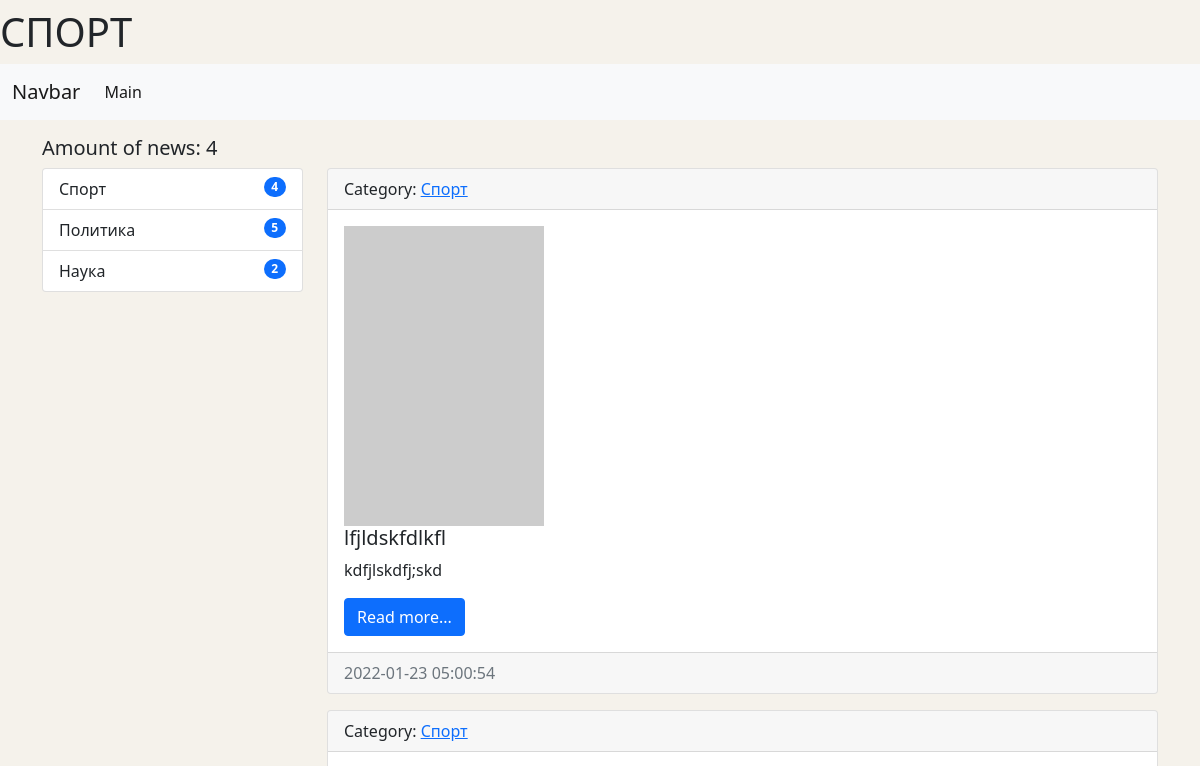
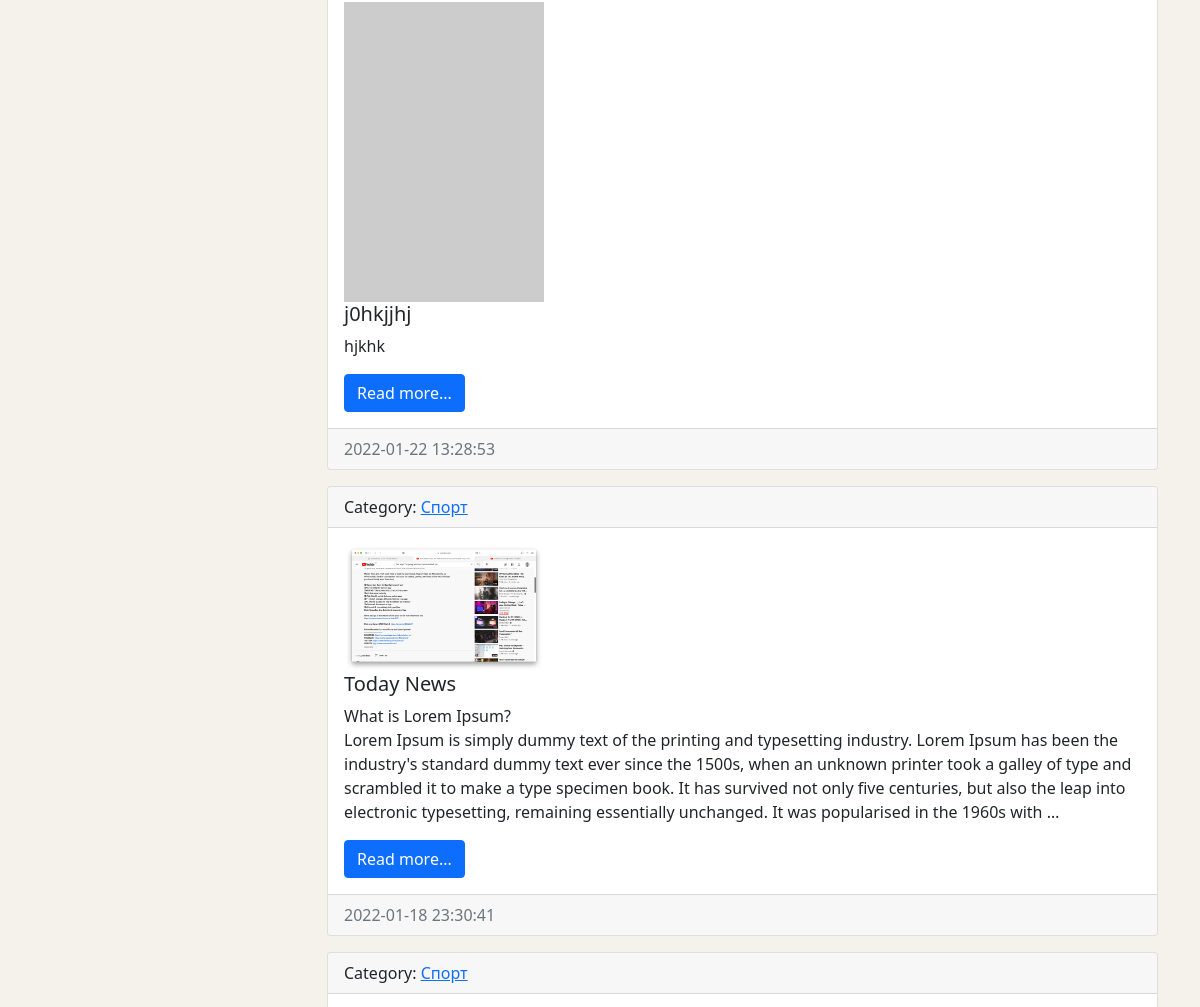
Before: /category/2/ (upper part) with the older database file (2 pictures, top to bottom).
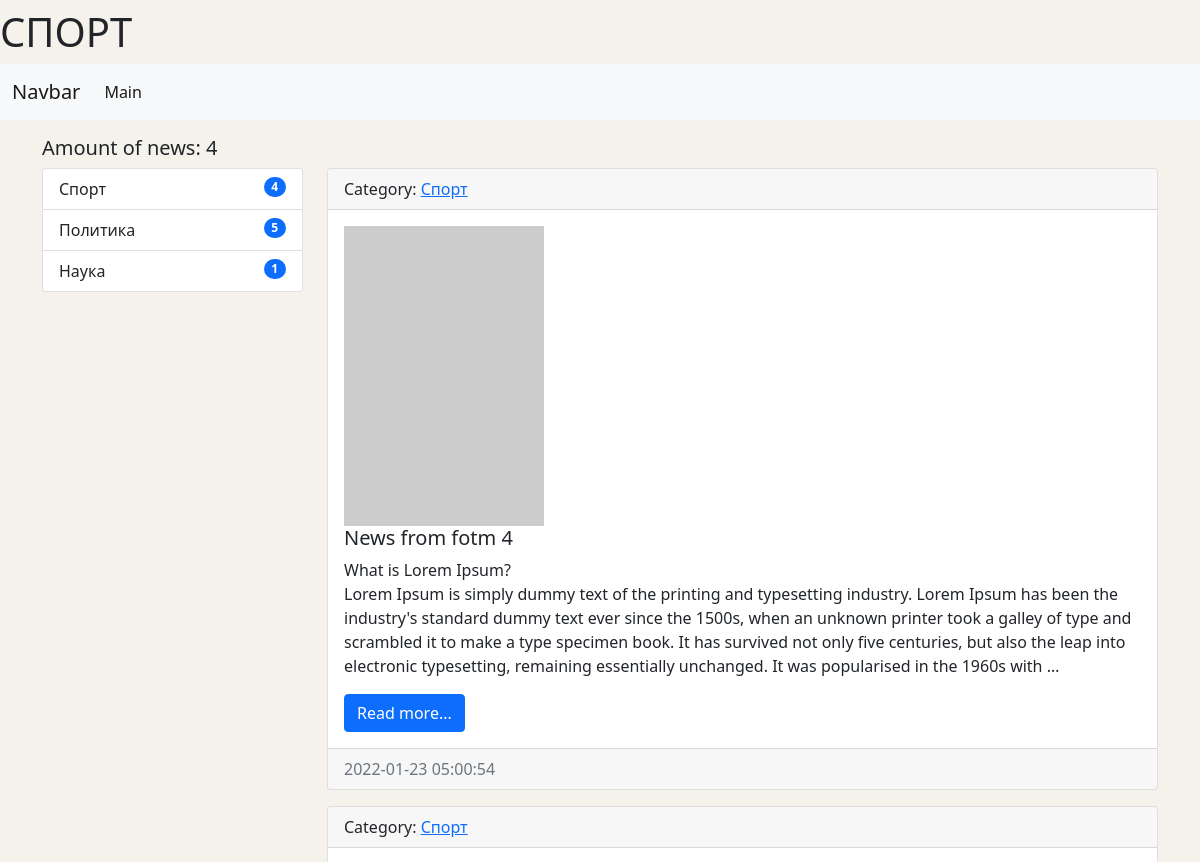
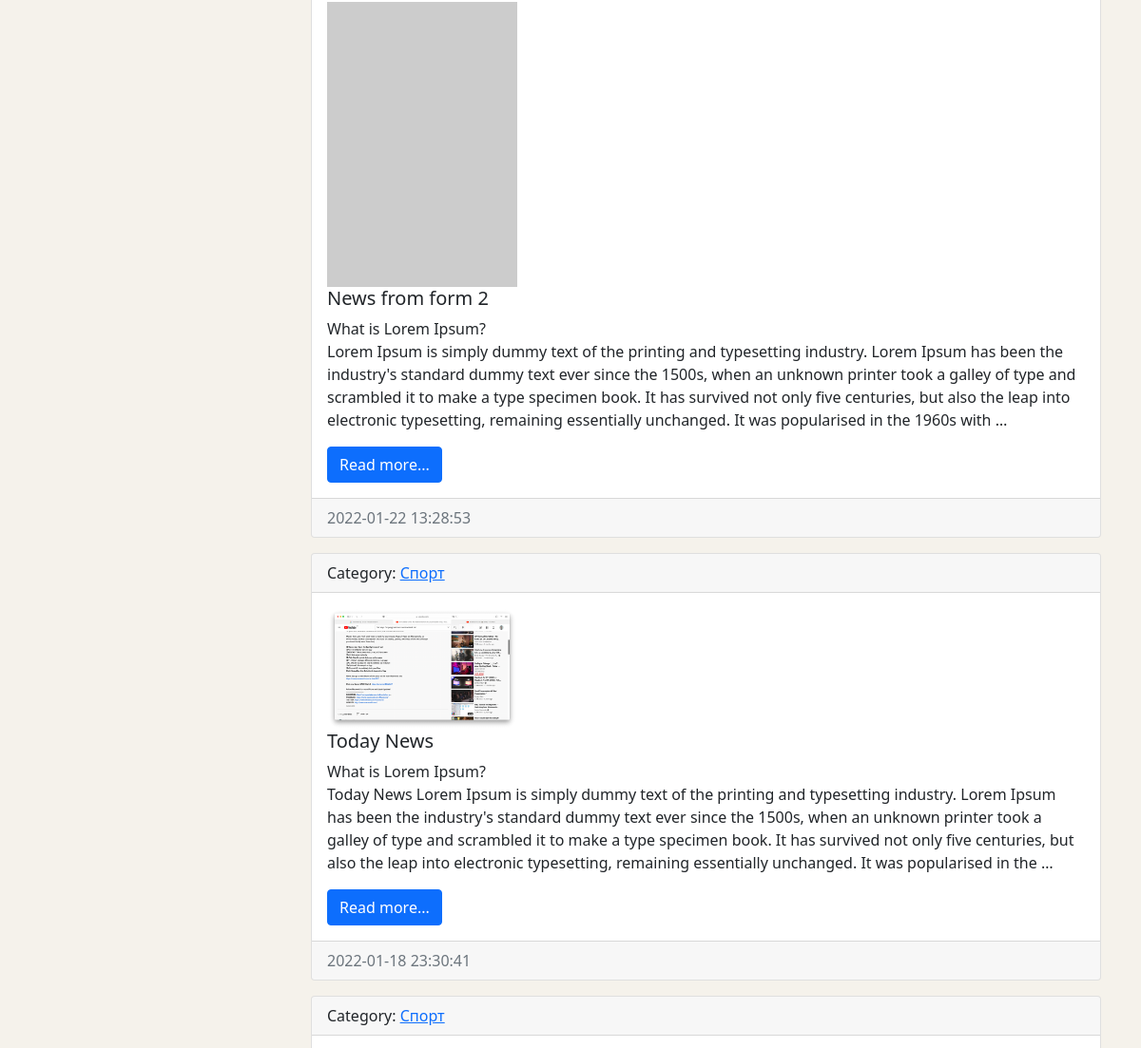
After: the same page with the newer database file (2 pictures, top to bottom).
### news/models.py (models this page shows, shortened)
class Category(models.Model):
    title = models.CharField(max_length=150, db_index=True, verbose_name='Наименование категории')
    def get_absolute_url(self):
        return reverse('category', kwargs={'category_id': self.pk})
    def __str__(self):
        return self.title
    class Meta:
        verbose_name = 'Категория'
        verbose_name_plural = 'Категории'
        ordering = ['-title']

class News(models.Model):
    title = models.CharField(max_length=150, verbose_name='Наименование')
    content = models.TextField(blank=True, verbose_name='Контент')
    created_at = models.DateTimeField(auto_now_add=True, verbose_name='Дата публикации')
    updated_at = models.DateTimeField(auto_now=True, verbose_name='Обновлено')
    photo = models.ImageField(upload_to='photos/%Y/%m/%d/', verbose_name='Фото', blank=True)
    is_published = models.BooleanField(default=True, verbose_name='Опубликовано')
    category = models.ForeignKey('Category', on_delete=models.PROTECT, verbose_name='Категория')
    numbers_of_views = models.IntegerField(default=0)
    def get_absolute_url(self):
        return reverse('view_news', kwargs={'pk': self.pk})
    class Meta:
        verbose_name = 'Новость'
        verbose_name_plural = 'Новости'
        ordering = ['-created_at']

### news/views.py (the view)
# urls.py: path('category/<int:category_id>/', NewsByCategory.as_view(extra_context={'title': 'SOMETHING'}), name='category'),
class NewsByCategory(MyMixin, ListView):
    model = News
    template_name = 'news/home_news_list.html'
    context_object_name = 'news'
    allow_empty = False
    def get_context_data(self, *, object_list=None, **kwargs):
        context = super(NewsByCategory, self).get_context_data(**kwargs)
        context['title'] = self.get_upper(Category.objects.get(pk=self.kwargs['category_id']))
        return context
    def get_queryset(self):
        return News.objects.filter(category_id=self.kwargs['category_id'], is_published=True).select_related('category')

### news/templatetags/news_tags.py (called while the page is built)
@register.inclusion_tag('news/list_categories.html')
def show_categories():
    categories = Category.objects.annotate(cnt=Count('news')).filter(cnt__gt=0)     # don't show the empty categories
    return {'categories': categories}

### news/utils.py (called while the page is built)
    def get_upper(self, smth):
        if isinstance(smth, str):
            return smth.upper()
        else:
            return smth.title.upper()

### news/templates/news/home_news_list.html (shortened to what this page needs)
{% extends 'base.html' %}
{% block main_title %}
    {{ title }}
{% endblock %}
{% block sidebar %}
{% include 'inc/_sidebar.html' %}
{% endblock %}
{% block content %}
    {% for item in news %}
    <div class="card mb-3">
        <div class="card-header">
            Category: <a href="{{ item.category.get_absolute_url }}">{{ item.category }}</a>
        </div>
        <div class="card-body">
            <div class="media">
                {% if item.photo %}
                    <img src="{{ item.photo.url }}" alt="Photo" width="200" class="mr-3">
                {% else %}
                    <img src="https://picsum.photos/200/300/?blur=2" alt="Photo" class="mr-3">
                {% endif %}
                <div class="media-body">
                    <h5 class="card-title">{{ item.title }}</h5>
                    <p class="card-text">{{ item.content|linebreaksbr|truncatewords:70 }}</p>
                    <a href="{{ item.get_absolute_url }}" class="btn btn-primary">Read more...</a>
                </div>
            </div>
        </div>
        <div class="card-footer text-muted">
            {{ item.created_at|date:'Y-m-d H:i:s' }}
        </div>
    </div>
    {% empty %}
        <p>Ooops... </p>
        <p>Looks like something went wrong</p>
    {% endfor %}
{% endblock %}

### templates/base.html (shortened to what this page needs)
<!doctype html>
{% load static %}
<html lang="en">
<head>
    <link rel="stylesheet" href="{% static 'bootstrap/css/bootstrap.css' %}">
    <link rel="stylesheet" href="{% static 'css/main.css' %}">
</head>
<body>
<h1>{% block main_title %}{% endblock %}</h1>
{% include 'inc/_nav.html' %}
<div class="container mt-3">
    <h5>Amount of news: {{ news.count }}</h5>
    <div class="row">
        <div class="col-md-3">
            {% block sidebar %}{% endblock %}
        </div>
        <div class="col-md-9">
            {% block content %}{% endblock %}
        </div>
    </div>
</div>
</body>
</html>

### templates/inc/_nav.html (shortened to what this page needs)
<nav class="navbar navbar-expand-lg navbar-light bg-light">
    <div class="container-fluid">
        <a class="navbar-brand" href="{% url 'home' %}">Navbar</a>
        <div class="collapse navbar-collapse" id="navbarSupportedContent">
            <ul class="navbar-nav me-auto mb-2 mb-lg-0">
                <li class="nav-item"><a class="nav-link active" aria-current="page" href="{% url 'home' %}">Main</a></li>
            </ul>
        </div>
    </div>
</nav>

### templates/inc/_sidebar.html (shortened to what this page needs)
{% load news_tags %}
{% show_categories %}

### news/templates/news/list_categories.html
<div class="list-group">
    {% for item_categories in categories %}
    <a href="{{ item_categories.get_absolute_url }}" class="list-group-item list-group-item-action">
        {{ item_categories.title }}
        <span class="badge bg-primary rounded-pill category_badge">{{ item_categories.cnt }}</span>
    </a>
    {% endfor %}
</div>

### mySite/static/css/main.css (style rules this page uses)
body { background-color: #f5f2eb; }
.category_badge { float: right; }

Changed rows visible on the page:
computed for Category "Наука": cnt "2" → "1"
changed News: title "lfjldskfdlkfl" → "News from fotm 4"; content "kdfjlskdfj;skd" → "What is Lorem Ipsum? Lorem Ipsum is simply dummy text of the printing and typesetting industry. Lorem Ipsum has been the industry's standard dummy text ever since the 1500s, when an unknown printer took a galley of type and scrambled it to make a type specimen book. It has survived not only five centuries, but also the leap into electronic typesetting, remaining essentially unchanged. It was popularised in the 1960s with …"
changed News: title "j0hkjjhj" → "News from form 2"; content "hjkhk" → "What is Lorem Ipsum? Lorem Ipsum is simply dummy text of the printing and typesetting industry. Lorem Ipsum has been the industry's standard dummy text ever since the 1500s, when an unknown printer took a galley of type and scrambled it to make a type specimen book. It has survived not only five centuries, but also the leap into electronic typesetting, remaining essentially unchanged. It was popularised in the 1960s with …"
changed News "Today News": content "What is Lorem Ipsum? Lorem Ipsum is simply dummy text of the printing and typesetting industry. Lorem Ipsum has been the industry's standard dummy text ever since the 1500s, when an unknown printer took a galley of type and scrambled it to make a type specimen book. It has survived not only five centuries, but also the leap into electronic typesetting, remaining essentially unchanged. It was popularised in the 1960s with …" → "What is Lorem Ipsum? Today News Lorem Ipsum is simply dummy text of the printing and typesetting industry. Lorem Ipsum has been the industry's standard dummy text ever since the 1500s, when an unknown printer took a galley of type and scrambled it to make a type specimen book. It has survived not only five centuries, but also the leap into electronic typesetting, remaining essentially unchanged. It was popularised in the …"
